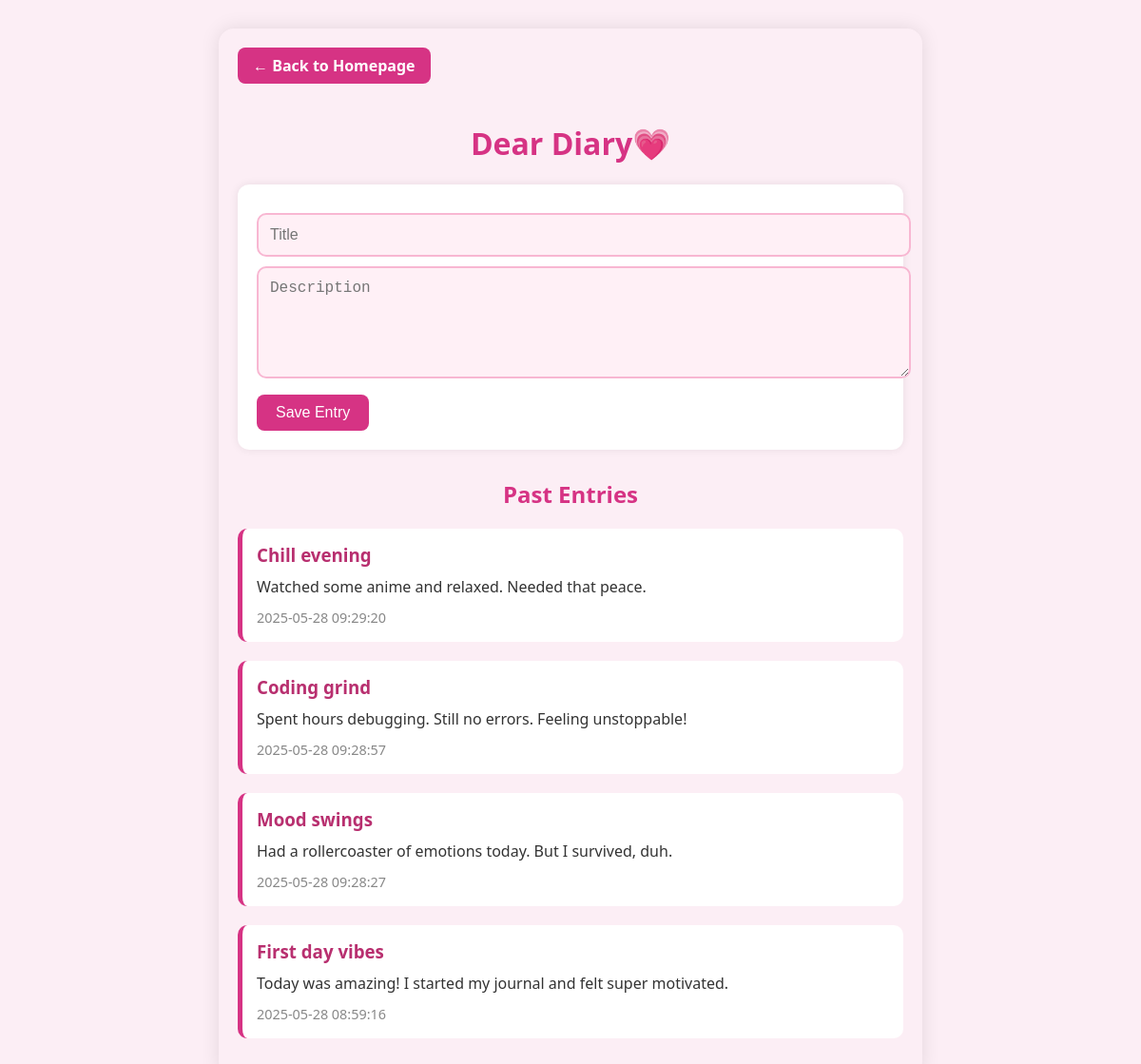
Before: /journalling with the older database file.
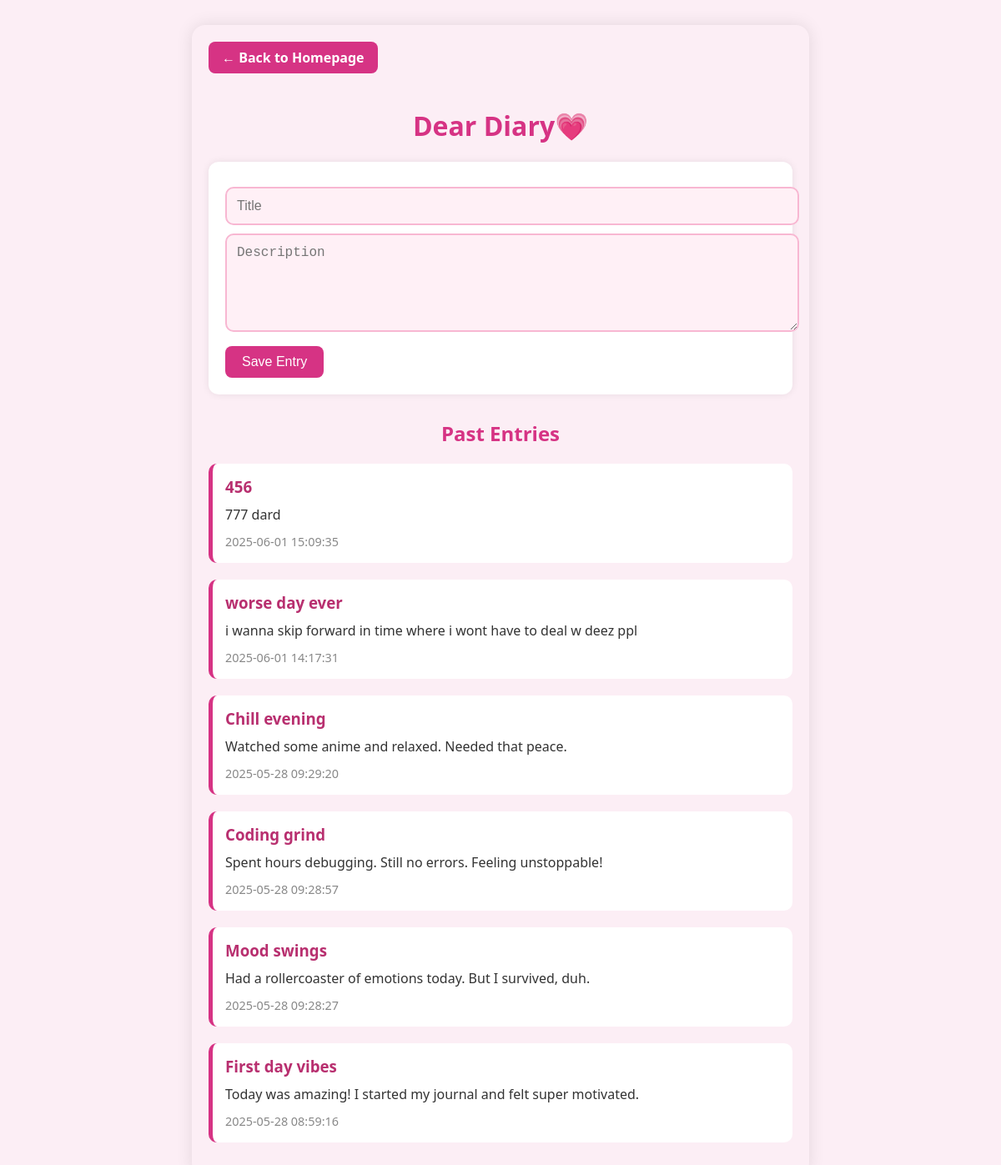
After: the same page with the newer database file.
### tables this page shows
CREATE TABLE journal_entries (
            id INTEGER PRIMARY KEY AUTOINCREMENT,
            title TEXT NOT NULL,
            content TEXT NOT NULL,
            created_at TIMESTAMP DEFAULT CURRENT_TIMESTAMP
        );

### app.py (the view)
@app.route('/journalling', methods=['GET', 'POST'])
def journalling():
    conn = get_db_connection()
    if request.method == 'POST':
        title = request.form['title']
        content = request.form['content']
        conn.execute('INSERT INTO journal_entries (title, content) VALUES (?, ?)', (title, content))
        conn.commit()
    entries = conn.execute('SELECT * FROM journal_entries ORDER BY created_at DESC').fetchall()
    conn.close()
    return render_template('journalling.html', entries=entries)

### app.py (called while the page is built)
def get_db_connection():
    conn = sqlite3.connect('C:/Users/gehlo/OneDrive/github projects/Project 1/Mental-health-ai-therapist/journal.db')
    conn.row_factory = sqlite3.Row
    return conn

### templates/journalling.html (shortened to what this page needs)
<!DOCTYPE html>
<html lang="en">
<head>
</head>
<body>
    <a href="{{ url_for('homepage') }}" style="
    display: inline-block;
    margin-bottom: 20px;
    background: #d63384 ;
    color: #fff;
    padding: 8px 16px;
    border-radius: 8px;
    text-decoration: none;
    font-weight: bold;
    transition: background 0.3s ease;
">← Back to Homepage</a>
    <h1>Dear Diary💗</h1>
    <form method="POST">
        <input type="text" name="title" placeholder="Title" required>
        <textarea name="content" rows="5" placeholder="Description" required></textarea>
        <button type="submit">Save Entry</button>
    </form>
    <h2>Past Entries</h2>
    {% for entry in entries %}
    <div class="entry">
        <h3>{{ entry['title'] }}</h3>
        <p>{{ entry['content'] }}</p>
        <small>{{ entry['created_at'] }}</small>
    </div>
    {% else %}
    <p style="text-align: center; color: #777;">No entries yet... write your first one 💌</p>
    {% endfor %}
</body>
</html>

### templates/journalling.html (style rules this page uses)
body { font-family: 'Segoe UI', sans-serif; background: #fceef5; color: #333; max-width: 700px; margin: 30px auto; padding: 20px; border-radius: 16px; box-shadow: 0 0 20px rgba(0, 0, 0, 0.1); }
h1, h2 { text-align: center; color: #d63384; }
form { background: #fff; padding: 20px; border-radius: 12px; box-shadow: 0 0 10px rgba(0, 0, 0, 0.08); margin-bottom: 30px; }
input[type="text"], textarea { width: 100%; padding: 12px; margin-top: 10px; border: 2px solid #f8b7d2; border-radius: 10px; font-size: 16px; background: #fff0f6; }
button { margin-top: 12px; background: #d63384; color: white; border: none; padding: 10px 20px; border-radius: 8px; font-size: 16px; cursor: pointer; transition: background 0.3s ease; }
.entry { background: #fff; padding: 15px; border-left: 5px solid #d63384; border-radius: 10px; margin-bottom: 20px; }
.entry h3 { margin: 0; color: #b82f6f; }
.entry p { margin: 10px 0; }
.entry small { color: #888; font-size: 0.9em; }

Changed rows visible on the page:
added journal_entries: title "456", content "777 dard", created_at "2025-06-01 15:09:35"
added journal_entries: title "worse day ever", content "i wanna skip forward in time where i wont have to deal w deez ppl", created_at "2025-06-01 14:17:31"
